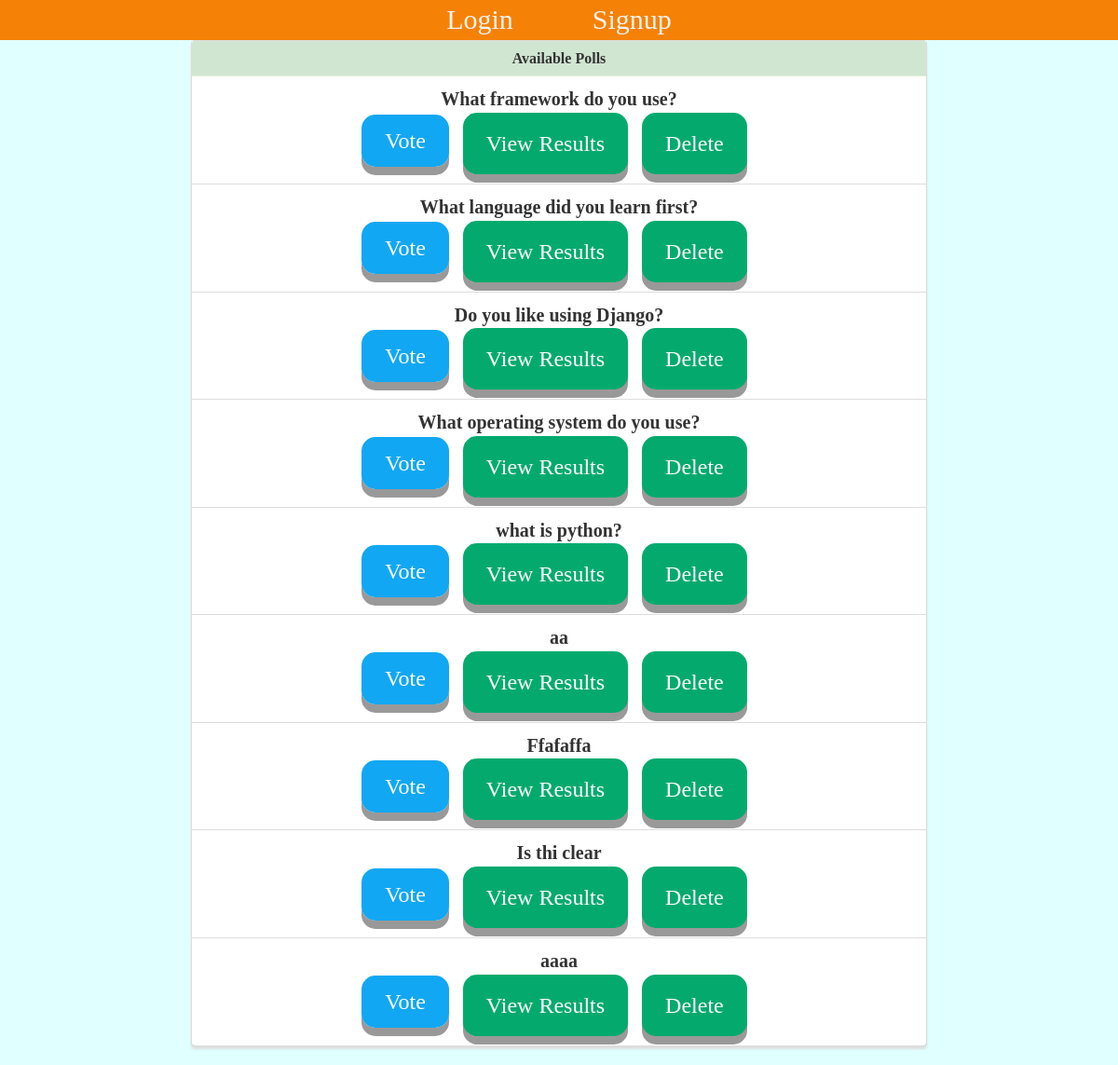
/poll/home, run on the app's committed database.
### poll/models.py (models this page shows, shortened)
class Poll(models.Model):
    question = models.TextField()
    option_one = models.CharField(max_length=30)
    option_two = models.CharField(max_length=30)
    option_three = models.CharField(max_length=30)
    option_one_count = models.IntegerField(default=0)
    option_two_count = models.IntegerField(default=0)
    option_three_count = models.IntegerField(default=0)

### poll/views.py (the view)
# urls.py: path('poll/home', poll_views.home, name='home'),
def home(request):
    polls = Poll.objects.all()
    context = {
        'polls' : polls
    }
    return render(request, 'poll/home.html', context)

### poll/templates/poll/home.html (shortened to what this page needs)
{% extends "poll/base.html" %}
{% block main %}
<head></head>
<div class="row">
    <div class="col-lg-8 col-lg-offset-2">
        <div class="panel panel-default">
            <div class="panel-heading">
                <h3 class="panel-title">Available Polls</h3>
            </div>
            <ul class="list-group">
                {% for poll in polls %}
                <li class="list-group-item">
                    <strong>{{ poll.question }}</strong><br>
                    <span class="">
                        <a href="{% url 'vote' poll.id %}" class="btn1 btn-info btn-xs" >Vote</a> &nbsp;
                        <a href="{% url 'results' poll.id %}" class="btn btn-default btn-xs">View Results</a> &nbsp;
                        <a href="{% url 'delete' poll.id %}" class="btn btn-default btn-xs">Delete</a> &nbsp;
                 </span>
                </li>
                {% endfor %}
            </ul>
            </div>
        </div>
    </div>
{% endblock %}

### poll/templates/poll/base.html (style rules this page uses)
.navbar-default, .btn, .form-control, .panel { border-radius: 1; }
.panel-default > .panel-heading { color: rgb(255, 255, 255); background-color: rgba(1, 6, 255, 0.7); border-color: rgba(245, 245, 220, .6); border-top-left-radius: 0; border-top-right-radius: 0; font-size: large; }
.panel { box-shadow: 0px 3px 3px 0px #ddd; }
a.navbar-brand, .panel-title { font-weight: bolder; }
.panel-default > .panel-heading { color: #333; background-color: rgba(245, 245, 220, .7); border-color: rgba(245, 245, 220, .6); border-top-left-radius: 0; border-top-right-radius: 0; }
.panel { background-color: #7ac2b9 }
body { background-color:lightcyan; }

### poll/templates/poll/home.html (style rules this page uses)
* { font-size: 20px; font-family: 'Times New Roman'; }
.btn { padding: 15px 25px; font-size: 24px; text-align: center; cursor: pointer; outline: none; color: #fff; background-color: #04AA6D; border: none; border-radius: 15px; box-shadow: 0 9px #999; }
.btn1 { padding: 15px 25px; font-size: 24px; text-align: center; cursor: pointer; outline: none; color: #fff; background-color: #12a7f2; border: none; border-radius: 15px; box-shadow: 0 9px #999; }

### data on the page
Poll: question "What framework do you use?"
Poll: question "What language did you learn first?"
Poll: question "Do you like using Django?"
Poll: question "What operating system do you use?"
Poll: question "what is python?"
Poll: question "aa"
Poll: question "Ffafaffa"
Poll: question "Is thi clear"
Poll: question "aaaa"
